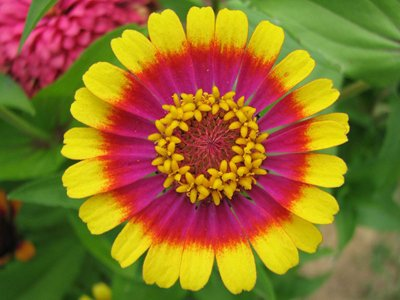
#> input picture flower.jpg, 400 x 300 px
$ python AI_Project2.py   (older library calls are emulated)
#> lines starting #> are read from the running program, lines starting #| are printed output that depends on the picture; after the words box and inside, x2 and y2 are one past the last pixel; in counts of white or black regions, pixels touching at a corner belong together; pictures that were not available may be replaced by others from this repository, and a replacement may not be noted
import numpy as np
import cv2
import random as rng

def detect_faces(f_cascade, colored_img, scaleFactor=1.1):
    # just create a copy of original image
    img_copy = colored_img.copy()

    # convert the test image to gray image (opencv face detector expects gray images)
    gray = cv2.cvtColor(img_copy, cv2.COLOR_BGR2GRAY)

    # let's detect multiscale (some images may be closer to camera than others) images
    faces = f_cascade.detectMultiScale(gray, scaleFactor=scaleFactor, minNeighbors=5)

    # go over list of faces and draw them as rectangles on original colored img
    for (x, y, w, h) in faces:
        cv2.rectangle(img_copy, (x, y), (x + w, y + h), (0, 255, 0), 2)

    return img_copy


# read image and display it
img = cv2.imread('flower.jpg')
#> img is the input picture: shape (300, 400, 3); mean B, G, R 40.2, 110.7, 143.5
cv2.imshow('image', img)
cv2.waitKey(0)

# split channel blue
b = img.copy()
b[:, :, 1] = 0
b[:, :, 2] = 0
cv2.imshow('split blue', b)
cv2.waitKey(0)

# convert to gray
img_gray = cv2.imread('flower.jpg', 0)
#> img_gray: shape (300, 400); min 6, max 219, mean 112.5
cv2.imshow('gray scale', img_gray)
cv2.waitKey(0)

# smoothing with gaussian filter
blur = cv2.GaussianBlur(img_gray, (5, 5), 0)
cv2.imshow('blur', blur)
cv2.waitKey(0)

# rotate 90 degree
height, width = img.shape[:2]
#> height = 300; width = 400
M = cv2.getRotationMatrix2D((width / 2, height / 2), 90, 1)
#> M = [[6.12e-17, 1, 50], [-1, 6.12e-17, 350]]
rotated90 = cv2.warpAffine(img, M, (height, width))
cv2.imshow('rotated', rotated90)
cv2.waitKey(0)

# resizing
width = width / 2
#> width = 200
img_resize = cv2.resize(img, (int(width), int(height)))
cv2.imshow('resized', img_resize)
cv2.waitKey(0)

# detecting edges
edges = cv2.Canny(img, 100, 200)
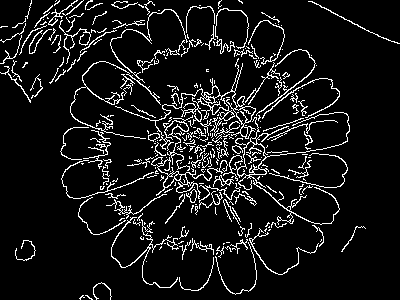
#> edges: shape (300, 400); 8.9% white in thin lines or dots
cv2.imshow('Edges', edges)
cv2.waitKey(0)

# image segmentation
kernel = np.array([[1, 1, 1], [1, -8, 1], [1, 1, 1]], dtype=np.float32)
imgLaplacian = cv2.filter2D(img, cv2.CV_32F, kernel)
sharp = np.float32(img)
imgResult = sharp - imgLaplacian
imgResult = np.clip(imgResult, 0, 255)
imgResult = imgResult.astype('uint8')
imgLaplacian = np.clip(imgLaplacian, 0, 255)
imgLaplacian = np.uint8(imgLaplacian)

bw = cv2.cvtColor(imgResult, cv2.COLOR_BGR2GRAY)
_, bw = cv2.threshold(bw, 40, 255, cv2.THRESH_BINARY | cv2.THRESH_OTSU)
#> bw: shape (300, 400); 34.7% white; 998 white regions (930 under 20 px), largest, box (x1, y1, x2, y2) and area: (225, 0, 400, 122) 7903, (249, 185, 379, 275) 5132, (111, 216, 214, 291) 3998

dist = cv2.distanceTransform(bw, cv2.DIST_L2, 3)
cv2.normalize(dist, dist, 0, 1.0, cv2.NORM_MINMAX)

_, dist = cv2.threshold(dist, 0.4, 1.0, cv2.THRESH_BINARY)
#> dist: shape (300, 400) float32; values 0 (black) and 1 (white), 4.6% white; 30 white regions (9 under 20 px), largest, box (x1, y1, x2, y2) and area: (225, 254, 250, 284) 502, (261, 240, 292, 267) 475, (151, 254, 174, 281) 422

# Dilate a bit the dist image
kernel1 = np.ones((3, 3), dtype=np.uint8)
dist = cv2.dilate(dist, kernel1)
#> dist: shape (300, 400) float32; values 0 (black) and 1 (white), 6.3% white; 26 white regions (1 under 20 px), largest, box (x1, y1, x2, y2) and area: (224, 253, 251, 285) 623, (260, 239, 293, 268) 602, (150, 253, 175, 282) 534

# Create the CV_8U version of the distance image
# It is needed for findContours()
dist_8u = dist.astype('uint8')
#> dist_8u: shape (300, 400); values 0 (black) and 1 (white), 6.3% white; 26 white regions (1 under 20 px)

# Find total markers
contours, _ = cv2.findContours(dist_8u, cv2.RETR_EXTERNAL, cv2.CHAIN_APPROX_SIMPLE)
#> contours = 26 contours, 3 with area under 20; largest, box (x1, y1, x2, y2) and area: (224, 253, 251, 285) 576, (260, 239, 293, 268) 556, (150, 253, 175, 282) 492, (89, 68, 116, 95) 463, (185, 256, 208, 285) 432

# Create the marker image for the watershed algorithm
markers = np.zeros(dist.shape, dtype=np.int32)

# Draw the foreground markers
for i in range(len(contours)):
    cv2.drawContours(markers, contours, i, (i + 1), -1)
#> this loop made 26 passes
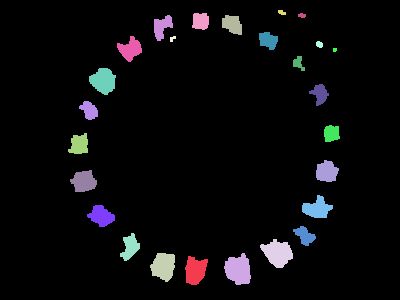
#> markers: shape (300, 400) int32; 27 distinct labels, from 0 to 26; one colour per label, 0 black

# Draw the background marker
cv2.circle(markers, (5, 5), 3, (255, 255, 255), -1)
#> markers: shape (300, 400) int32; 28 distinct labels, from 0 to 255

# Perform the watershed algorithm
cv2.watershed(imgResult, markers)

mark = markers.astype('uint8')
mark = cv2.bitwise_not(mark)
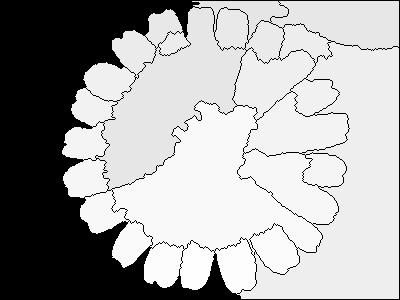
#> mark: shape (300, 400); min 0, max 254, mean 168.8
colors = []
for contour in contours:
    colors.append((rng.randint(0, 256), rng.randint(0, 256), rng.randint(0, 256)))
#> after the loop, colors = 26 items, first 6: (197, 215, 20), (132, 248, 207), (155, 244, 183), (111, 71, 144), (71, 48, 128), (75, 158, 50)
# Create the result image
dst = np.zeros((markers.shape[0], markers.shape[1], 3), dtype=np.uint8)
# Fill labeled objects with random colors
for i in range(markers.shape[0]):
    for j in range(markers.shape[1]):
        index = markers[i, j]
        if 0 < index <= len(contours):
            dst[i, j, :] = colors[index - 1]
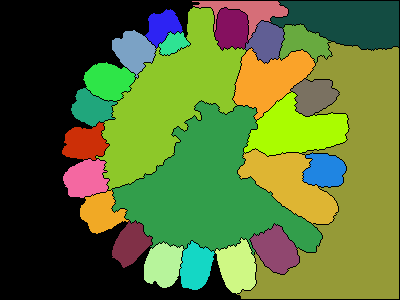
#> dst: shape (300, 400, 3); mean of channels 0, 1, 2 50.5, 111.5, 88.7; drawn as B, G, R

cv2.imshow('segmentation', dst)
cv2.waitKey(0)

# face detection
haar_face_cascade = cv2.CascadeClassifier('haarcascade_frontalface_alt.xml')
img_face = cv2.imread('faces2.jpg')
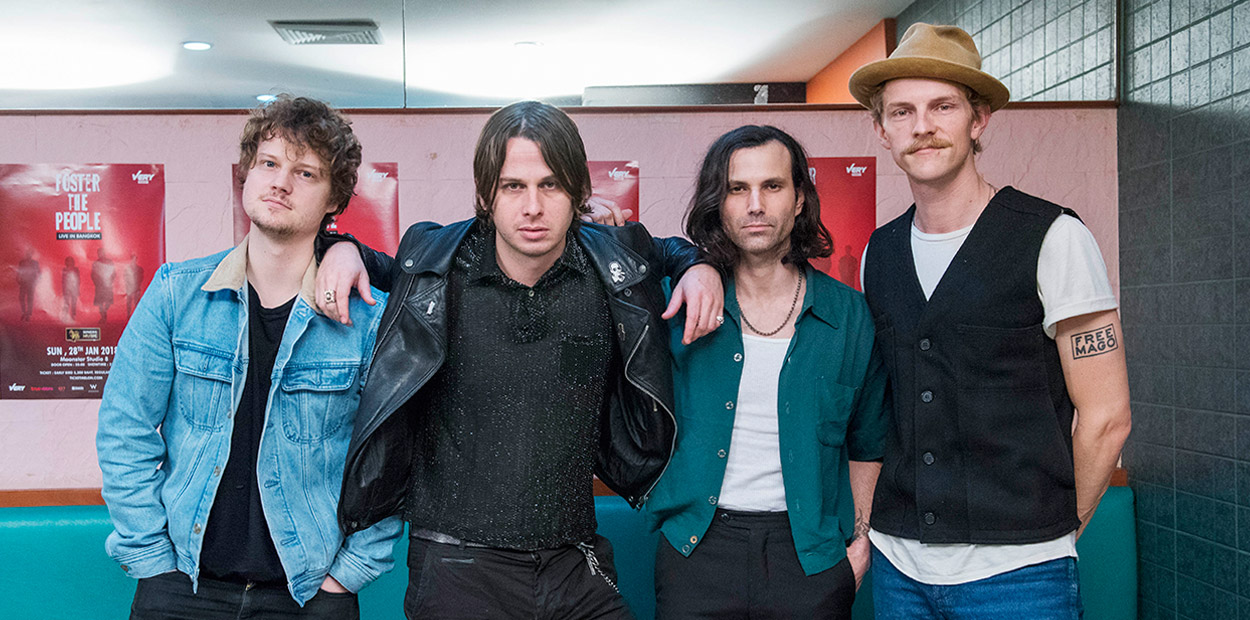
#> input picture faces2.jpg, 1250 x 620 px
#> img_face is the input picture: shape (620, 1250, 3); mean B, G, R 118.4, 110.3, 103.4
faces_detected_img = detect_faces(haar_face_cascade, img_face)
#> in detect_faces, `gray = cv2.cvtColor(img_copy, cv2.COLOR_BGR2GRAY)`:
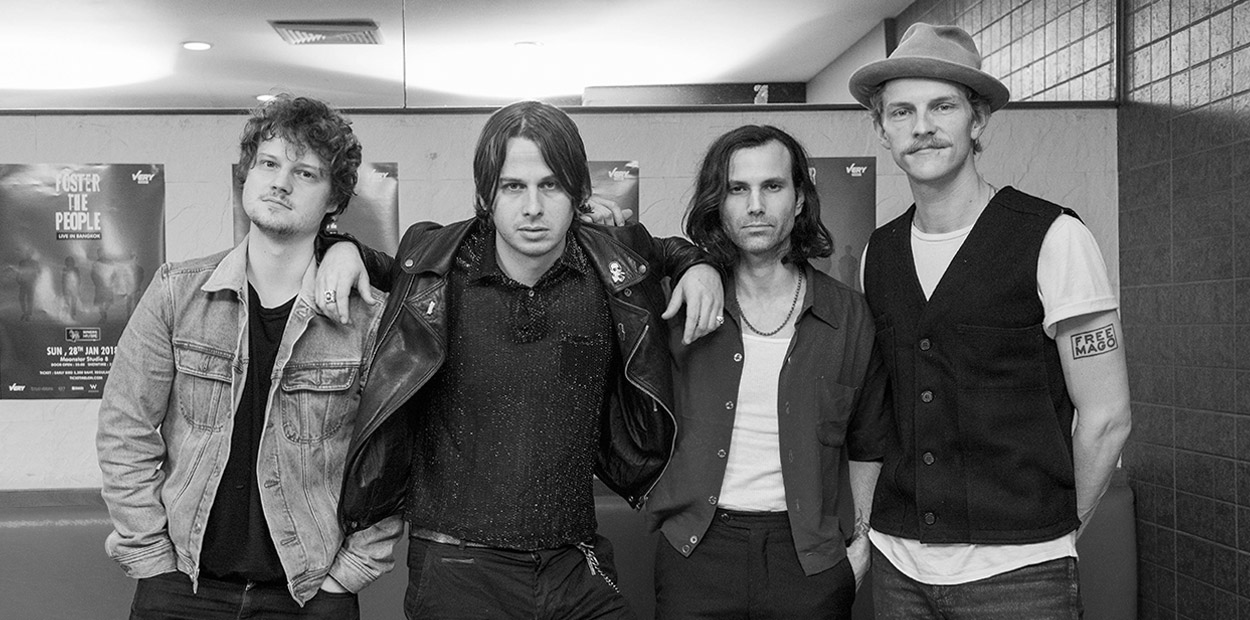
#> gray: shape (620, 1250); min 0, max 255, mean 109.2
#> in detect_faces, `faces = f_cascade.detectMultiScale(gray, scaleFactor=scaleFactor, minN..`: faces = [[710, 154, 92, 92], [236, 132, 93, 93], [483, 152, 97, 97], [874, 72, 97, 97]]
#> the loop in detect_faces, `for (x, y, w, h) in faces:` made 4 passes
#> after the loop in detect_faces, `for (x, y, w, h) in faces:`: img_copy: shape (620, 1250, 3); 0.58% of pixels changed, all inside (x1, y1, x2, y2) = (235, 71, 973, 251)
cv2.imshow('faces detected', faces_detected_img)
cv2.waitKey(0)

# video capturing (first 5 frames with 0.5s delay between them)
cap = cv2.VideoCapture('sample.avi')
cap.set(cv2.CAP_PROP_POS_MSEC, 500)

if not cap.isOpened():
    print("Error opening video stream or file")

count = 0
while cap.isOpened():
    ret, frame = cap.read()
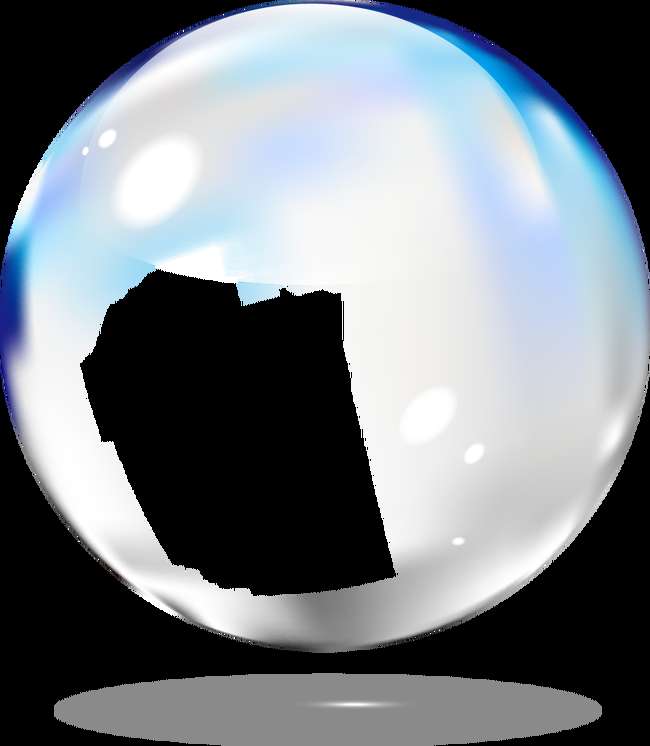
#> input picture bubble.png, 650 x 746 px, given in place of sample.avi, which was not available
#> frame is the input picture: shape (746, 650, 3); mean B, G, R 134.3, 128.1, 121.6
    if count == 5:
        break
    if ret:
        count = count + 1
        cv2.imshow('Frame', frame)
        cv2.waitKey(0)
    else:
        break

# When everything done, release the video capture object
cap.release()

cv2.waitKey(0)
cv2.destroyAllWindows()
